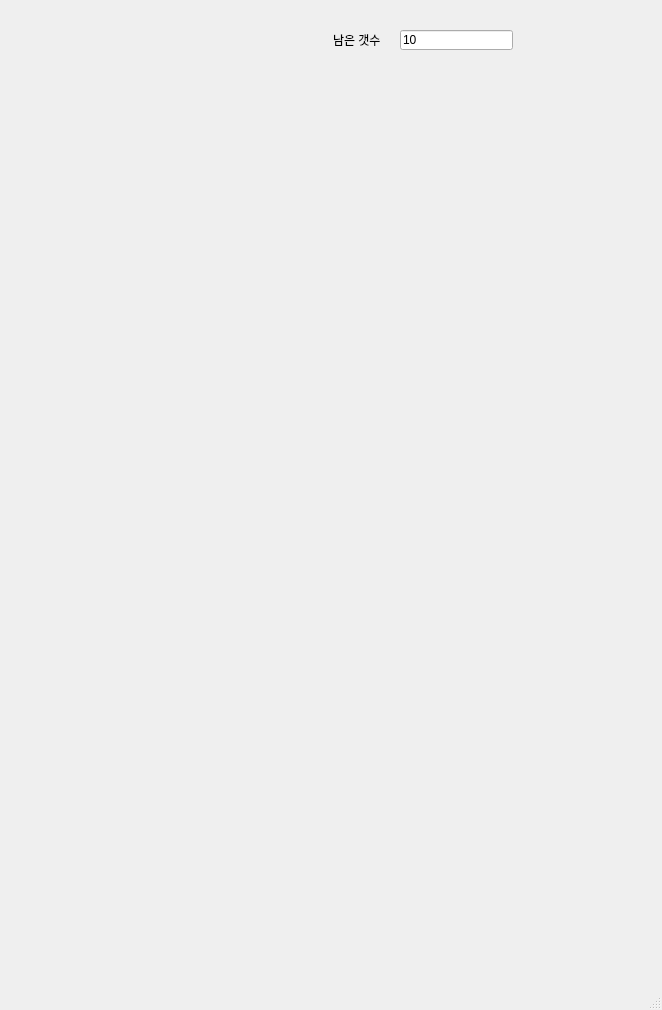
<?xml version="1.0" encoding="UTF-8"?>
<ui version="4.0">
 <class>MainWindow</class>
 <widget class="QMainWindow" name="MainWindow">
  <property name="geometry">
   <rect>
    <x>0</x>
    <y>0</y>
    <width>662</width>
    <height>1010</height>
   </rect>
  </property>
  <property name="windowTitle">
   <string>MainWindow</string>
  </property>
  <property name="iconSize">
   <size>
    <width>40</width>
    <height>40</height>
   </size>
  </property>
  <widget class="QWidget" name="centralwidget">
   <widget class="QLabel" name="lbl">
    <property name="geometry">
     <rect>
      <x>333</x>
      <y>34</y>
      <width>56</width>
      <height>12</height>
     </rect>
    </property>
    <property name="text">
     <string>남은 갯수</string>
    </property>
   </widget>
   <widget class="QLineEdit" name="le">
    <property name="geometry">
     <rect>
      <x>400</x>
      <y>30</y>
      <width>113</width>
      <height>20</height>
     </rect>
    </property>
    <property name="text">
     <string>10</string>
    </property>
    <property name="readOnly">
     <bool>true</bool>
    </property>
   </widget>
  </widget>
  <widget class="QMenuBar" name="menubar">
   <property name="geometry">
    <rect>
     <x>0</x>
     <y>0</y>
     <width>662</width>
     <height>21</height>
    </rect>
   </property>
  </widget>
  <widget class="QStatusBar" name="statusbar"/>
 </widget>
 <resources/>
 <connections/>
</ui>
